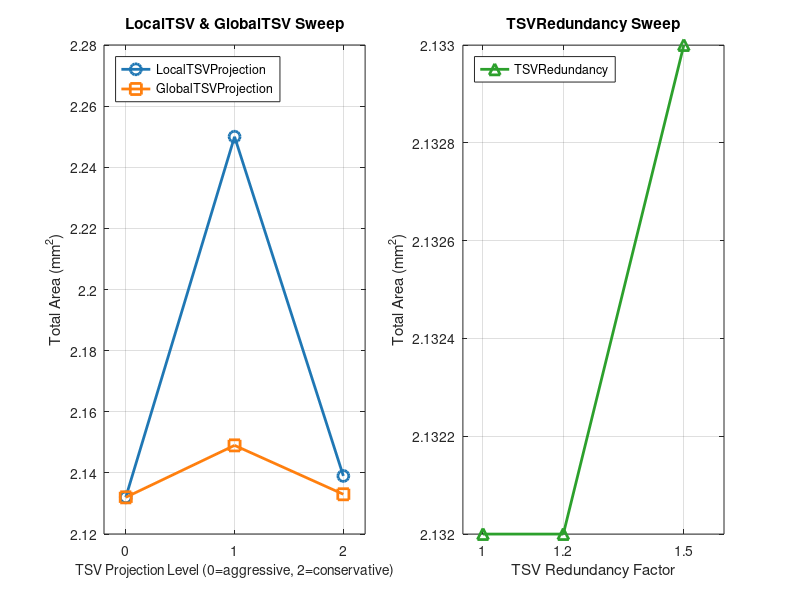

This chart was generated by the following MATLAB code: (Note: this script raises an error after producing the figure.)
% fig5_tsv_sensitivity_area.m
% TSV Parameter Sensitivity — Total Area (3D SRAM @ 32nm) — ESE5760 Final Project
% Baseline: LocalTSVProjection=0, GlobalTSVProjection=0, TSVRedundancy=1.0
% One parameter swept at a time; x-axis = parameter index (0,1,2)

% --- LocalTSVProjection sweep (values 0, 1, 2) ---
local_x    = [0, 1, 2];
local_area = [2.132, 2.250, 2.139];

% --- GlobalTSVProjection sweep (values 0, 1, 2) ---
global_x    = [0, 1, 2];
global_area = [2.132, 2.149, 2.133];

% --- TSVRedundancy sweep (values 1.0, 1.2, 1.5) ---
redund_x    = [1.0, 1.2, 1.5];
redund_area = [2.132, 2.132, 2.133];

figure('Position', [100 100 750 520]);

subplot(1,2,1);   % LocalTSV and GlobalTSV share integer x-axis 0-2
plot(local_x,  local_area,  '-o', 'Color', [0.122 0.467 0.706], 'LineWidth', 2, 'MarkerSize', 8, 'DisplayName', 'LocalTSVProjection'); hold on;
plot(global_x, global_area, '-s', 'Color', [1.000 0.498 0.055], 'LineWidth', 2, 'MarkerSize', 8, 'DisplayName', 'GlobalTSVProjection');
set(gca, 'XTick', [0 1 2], 'FontSize', 10);
xlim([-0.2 2.2]);
xlabel('TSV Projection Level (0=aggressive, 2=conservative)', 'FontSize', 10);
ylabel('Total Area (mm^2)', 'FontSize', 11);
title('LocalTSV & GlobalTSV Sweep', 'FontSize', 11, 'FontWeight', 'bold');
legend('Location', 'northwest', 'FontSize', 9);
grid on; box on;

subplot(1,2,2);   % TSVRedundancy sweep
plot(redund_x, redund_area, '-^', 'Color', [0.173 0.627 0.173], 'LineWidth', 2, 'MarkerSize', 8, 'DisplayName', 'TSVRedundancy');
set(gca, 'XTick', [1.0 1.2 1.5], 'FontSize', 10);
xlim([0.95 1.6]);
xlabel('TSV Redundancy Factor', 'FontSize', 11);
ylabel('Total Area (mm^2)', 'FontSize', 11);
title('TSVRedundancy Sweep', 'FontSize', 11, 'FontWeight', 'bold');
legend('Location', 'northwest', 'FontSize', 9);
grid on; box on;

sgtitle('TSV Sensitivity — Total Area (3D SRAM @ 32nm)', 'FontSize', 13, 'FontWeight', 'bold');

print('-djpeg', '-r150', fullfile(fileparts(mfilename('fullpath')), '..', 'plots', 'fig5_tsv_sensitivity_area.jpg'));
